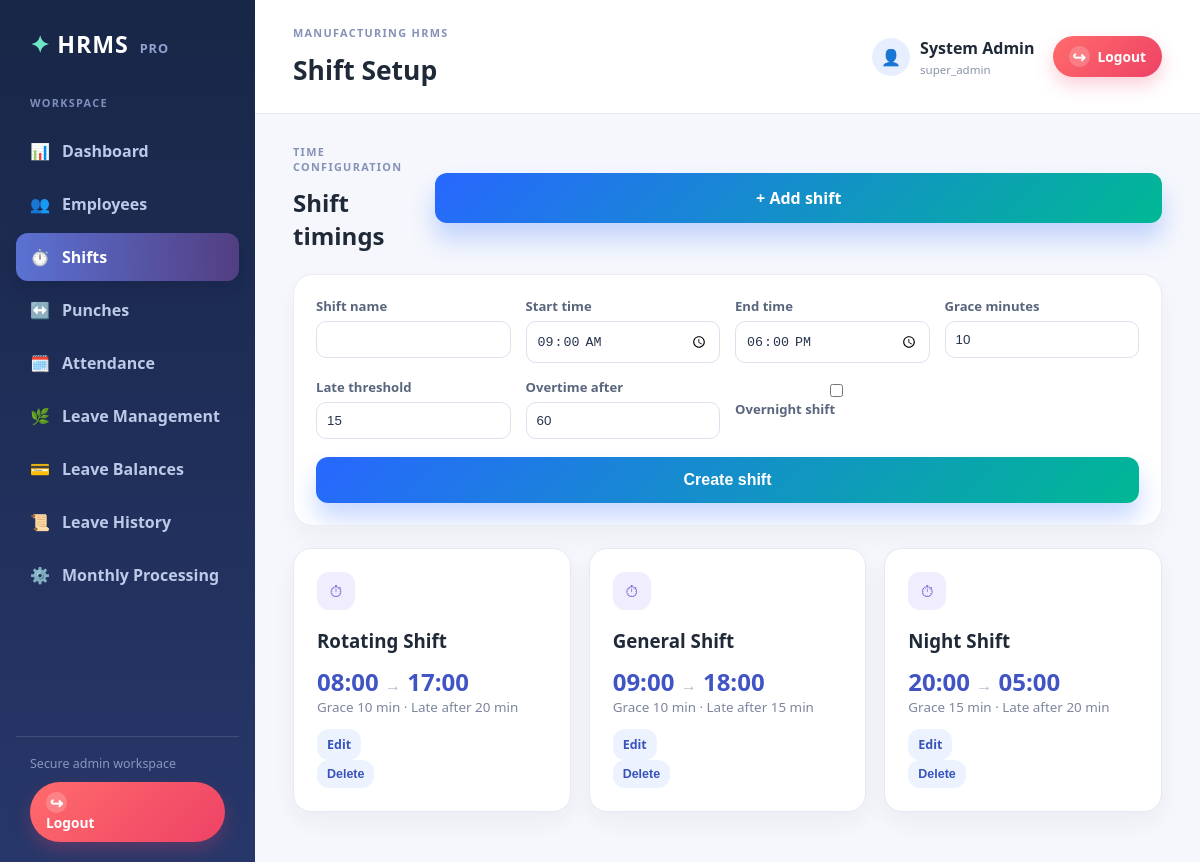
The page /admin/shifts.php (signed in) on the database its author committed.
### tables this page shows
CREATE TABLE `shifts` (
  `id` int(11) NOT NULL,
  `shift_name` varchar(100) NOT NULL,
  `start_time` time NOT NULL,
  `end_time` time NOT NULL,
  `grace_minutes` int(11) DEFAULT 10,
  `late_threshold_minutes` int(11) DEFAULT 15,
  `overtime_after_minutes` int(11) DEFAULT 60,
  `is_night_shift` tinyint(1) DEFAULT 0,
  `created_at` timestamp NOT NULL DEFAULT current_timestamp()
);

### includes/config.php (called while the page is built, shortened)
<?php
$DB_HOST = 'localhost';
$DB_USER = 'root';
$DB_PASS = '';
$DB_NAME = 'hrms_db';
function getDbConnection(): mysqli
{
    global $DB_HOST, $DB_USER, $DB_PASS, $DB_NAME;
    $conn = new mysqli($DB_HOST, $DB_USER, $DB_PASS, $DB_NAME);
    function e(string $value): string
    {
        return htmlspecialchars($value, ENT_QUOTES, 'UTF-8');
    }
    $conn->set_charset('utf8mb4');
    return $conn;
}

### admin/shifts.php (the view, shortened to what this page needs)
<?php
require_once __DIR__ . '/../includes/layout.php';
$conn = adminDb();
$edit = null;
$pageSize = 10;
$page = max(1, (int)($_GET['page'] ?? 1));
$totalRows = (int)$conn->query('SELECT COUNT(*) AS total FROM shifts')->fetch_assoc()['total'];
$totalPages = max(1, (int)ceil($totalRows / $pageSize));
$page = min($page, $totalPages);
$offset = ($page - 1) * $pageSize;
$rows = $conn->prepare('SELECT * FROM shifts ORDER BY start_time LIMIT ? OFFSET ?');
$rows->bind_param('ii', $pageSize, $offset);
$rows->execute();
$rows = $rows->get_result();
$notice = consumeFlash();
?>
<?php if ($notice): ?><div class="flash <?= e($notice['type']) ?>"><?= e($notice['message']) ?></div><?php endif; ?><div class="page-heading">
    <div>
        <p class="eyebrow">TIME CONFIGURATION</p>
        <h2><?= $edit ? 'Edit shift' : 'Shift timings' ?></h2>
    </div><a class="btn btn-primary" href="<?= BASE_URL ?>/admin/shifts.php"><?= $edit ? 'Cancel edit' : '+ Add shift' ?></a>
</div>
<div class="panel form-panel">
    <form method="post" data-ajax-form>
        <?php if ($edit): ?><input type="hidden" name="id" value="<?= (int)$edit['id'] ?>">
        <?php endif; ?><div class="form-grid">
            <label>Shift name<input name="shift_name" required value="<?= e($edit['shift_name'] ?? '') ?>"></label>
            <label>Start time<input type="time" name="start_time" required value="<?= e(substr($edit['start_time'] ?? '09:00', 0, 5)) ?>"></label>
            <label>End time<input type="time" name="end_time" required value="<?= e(substr($edit['end_time'] ?? '18:00', 0, 5)) ?>"></label>
            <label>Grace minutes<input type="number" min="0" name="grace_minutes" value="<?= (int)($edit['grace_minutes'] ?? 10) ?>"></label>
            <label>Late threshold<input type="number" min="0" name="late_threshold_minutes" value="<?= (int)($edit['late_threshold_minutes'] ?? 15) ?>"></label>
            <label>Overtime after<input type="number" min="0" name="overtime_after_minutes" value="<?= (int)($edit['overtime_after_minutes'] ?? 60) ?>"></label>
            <label><input type="checkbox" name="is_night_shift" value="1" <?= !empty($edit['is_night_shift']) ? 'checked' : '' ?>> Overnight shift</label>
        </div>
        <button class="btn btn-primary"><?= $edit ? 'Update shift' : 'Create shift' ?></button>
    </form>
</div>
<div class="card-grid">
    <?php while ($row = $rows->fetch_assoc()): ?>
        <div class="shift-card">
            <div class="shift-icon">⏱</div>
            <h3><?= e($row['shift_name']) ?></h3>
            <div class="shift-time"><?= e(substr($row['start_time'], 0, 5)) ?>
                <span>→</span> <?= e(substr($row['end_time'], 0, 5)) ?>
            </div>
            <p>Grace <?= (int)$row['grace_minutes'] ?> min · Late after <?= (int)$row['late_threshold_minutes'] ?> min</p>
            <a class="btn btn-small" href="?edit=<?= (int)$row['id'] ?>">Edit</a>
            <form class="inline-form" method="post" data-ajax-form onsubmit="return confirm('Delete this shift?')">
                <button class="btn btn-small">Delete</button>
            </form>
        </div>
    <?php endwhile; ?>
</div>

### assets/css/style.css (style rules this page uses)
:root { --bg: #f4f7fb; --panel: #ffffff; --primary: #2867ff; --primary-dark: #1d4fd8; --secondary: #00b894; --warning: #f39c12; --danger: #e74c3c; --text: #1f2937; --muted: #6b7280; --shadow: 0 20px 45px rgba(31, 41, 55, 0.12); --border: rgba(148, 163, 184, 0.2); }
* { box-sizing: border-box; }
body { margin: 0; font-family: "Segoe UI", Tahoma, Geneva, Verdana, sans-serif; background: linear-gradient(135deg, #eef4ff 0%, #ecfff8 100%); color: var(--text); }
h1, h2, h3, h4, p { margin-top: 0; }
a { text-decoration: none; color: inherit; }
.btn { display: inline-flex; align-items: center; justify-content: center; border: none; border-radius: 12px; padding: 14px 18px; font-size: 1rem; font-weight: 700; cursor: pointer; transition: transform 0.2s ease, box-shadow 0.2s ease; }
.btn-primary { width: 100%; background: linear-gradient(135deg, var(--primary) 0%, var(--secondary) 100%); color: white; box-shadow: 0 16px 24px rgba(40, 103, 255, 0.25); }
.panel { background: var(--panel); border: 1px solid var(--border); border-radius: 20px; box-shadow: 0 12px 26px rgba(15, 23, 42, 0.04); overflow: hidden; }
.admin-body { background: #f5f7fc; }
.menu-caption, .eyebrow { color: #8492b7; font-size: .68rem; font-weight: 800; letter-spacing: .12em; margin: 0 0 12px; }
.page-heading { display: flex; justify-content: space-between; align-items: center; gap: 15px; margin-bottom: 22px; }
.page-heading h2 { margin: 0; font-size: 1.5rem; }
.inline-form { display: flex; gap: 8px; }
.btn-small { padding: 7px 10px; font-size: .78rem; background: #edf2ff; color: #3854bc; }
.card-grid { display: grid; grid-template-columns: repeat(auto-fit, minmax(230px, 1fr)); gap: 18px; }
.shift-card { background: #fff; padding: 23px; border-radius: 18px; border: 1px solid #e5e9f2; box-shadow: 0 10px 24px rgba(30, 41, 70, .05); }
.shift-icon { color: #6755ce; background: #f0edff; border-radius: 12px; display: inline-grid; place-items: center; width: 38px; height: 38px; }
.shift-card h3 { margin: 18px 0 12px; }
.shift-time { color: #4054c4; font-size: 1.5rem; font-weight: 800; }
.shift-time span { color: #b2b8c8; font-size: 1rem; }
.shift-card p { color: #7c869d; font-size: .84rem; }
.form-panel { margin-bottom: 22px; padding: 22px; }
.form-grid { display: grid; grid-template-columns: repeat(auto-fit, minmax(180px, 1fr)); gap: 15px; margin-bottom: 18px; }
.form-grid label { color: #59657d; font-size: .82rem; font-weight: 700; }
.form-grid input, .form-grid select { display: block; box-sizing: border-box; width: 100%; margin-top: 6px; border: 1px solid #dbe1ed; border-radius: 10px; padding: 10px; background: #fff; color: #27334d; }

### rows shown on the page
shifts: shift_name "Rotating Shift", start_time "08:00", end_time "17:00", grace_minutes "10", late_threshold_minutes "20"
shifts: shift_name "General Shift", start_time "09:00", end_time "18:00", grace_minutes "10", late_threshold_minutes "15"
shifts: shift_name "Night Shift", start_time "20:00", end_time "05:00", grace_minutes "15", late_threshold_minutes "20"

### other values the page prints
$menu[0] "📊"
$menu[1] "Dashboard"
$menu[0] "👥"
$menu[1] "Employees"
$menu[0] "⏱️"
$menu[1] "Shifts"
$menu[0] "↔️"
$menu[1] "Punches"
$menu[0] "🗓️"
$menu[1] "Attendance"
$menu[0] "🌿"
$menu[1] "Leave Management"
$menu[0] "💳"
$menu[1] "Leave Balances"
$menu[0] "📜"
